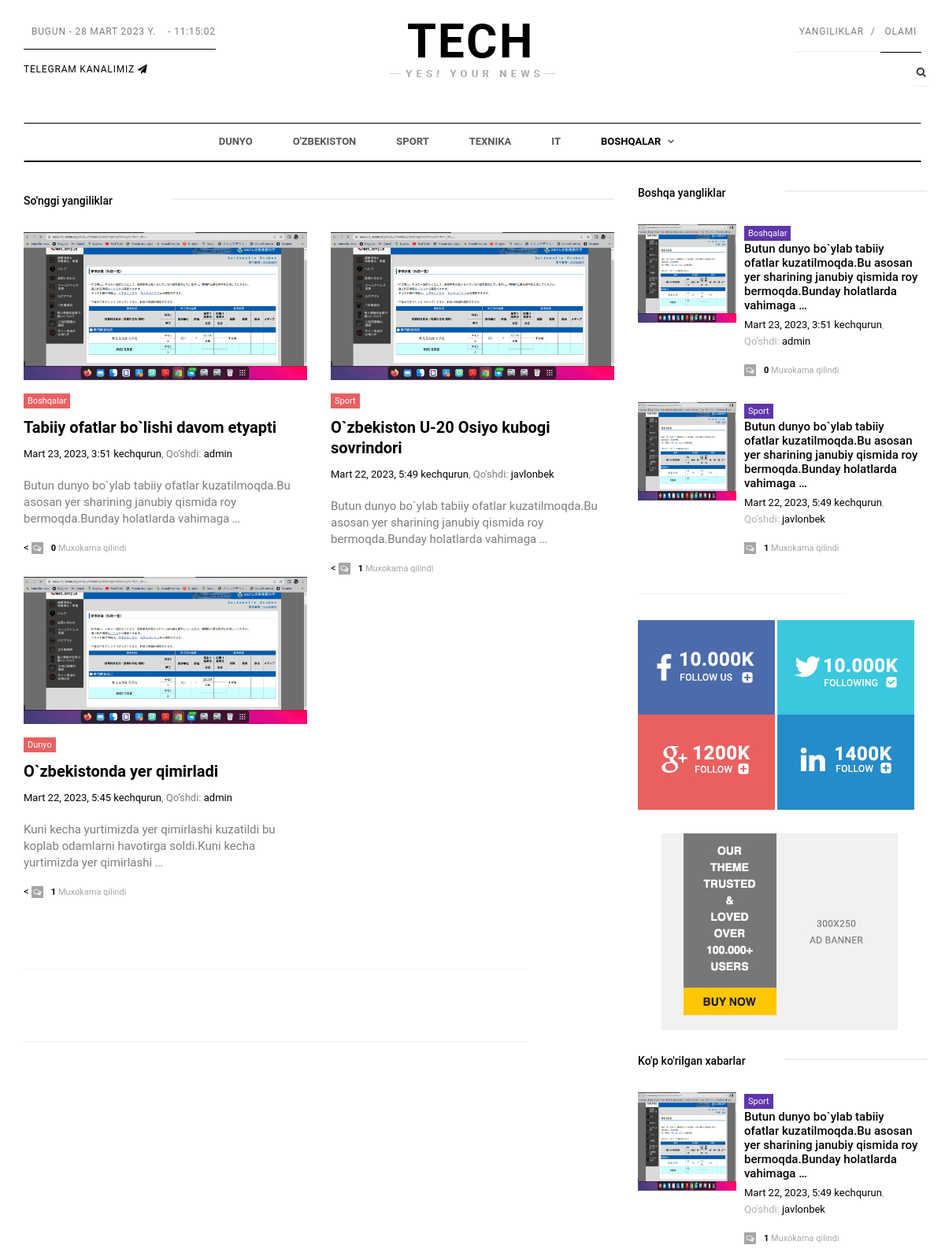
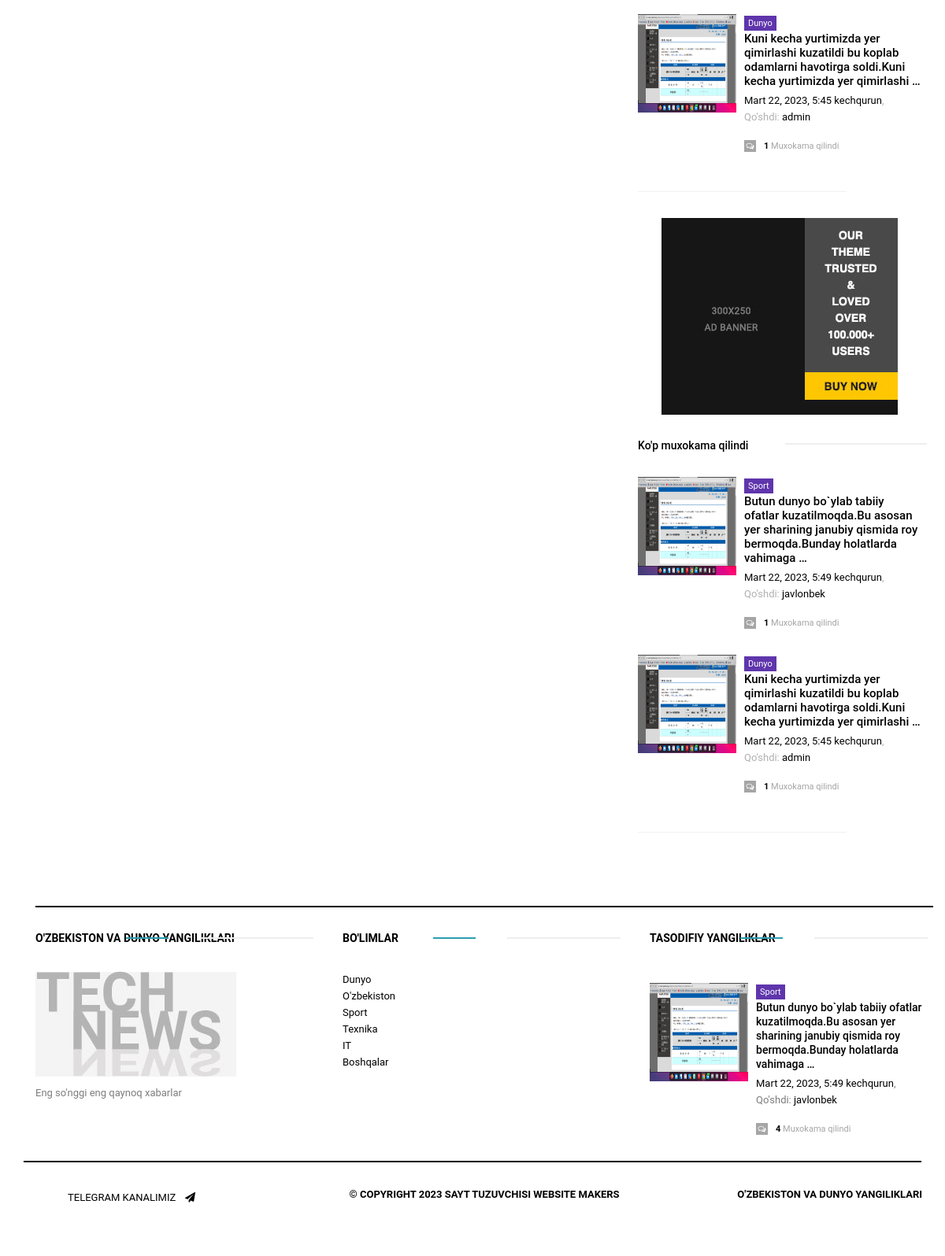
Before: / with the older database file (2 pictures, top to bottom).
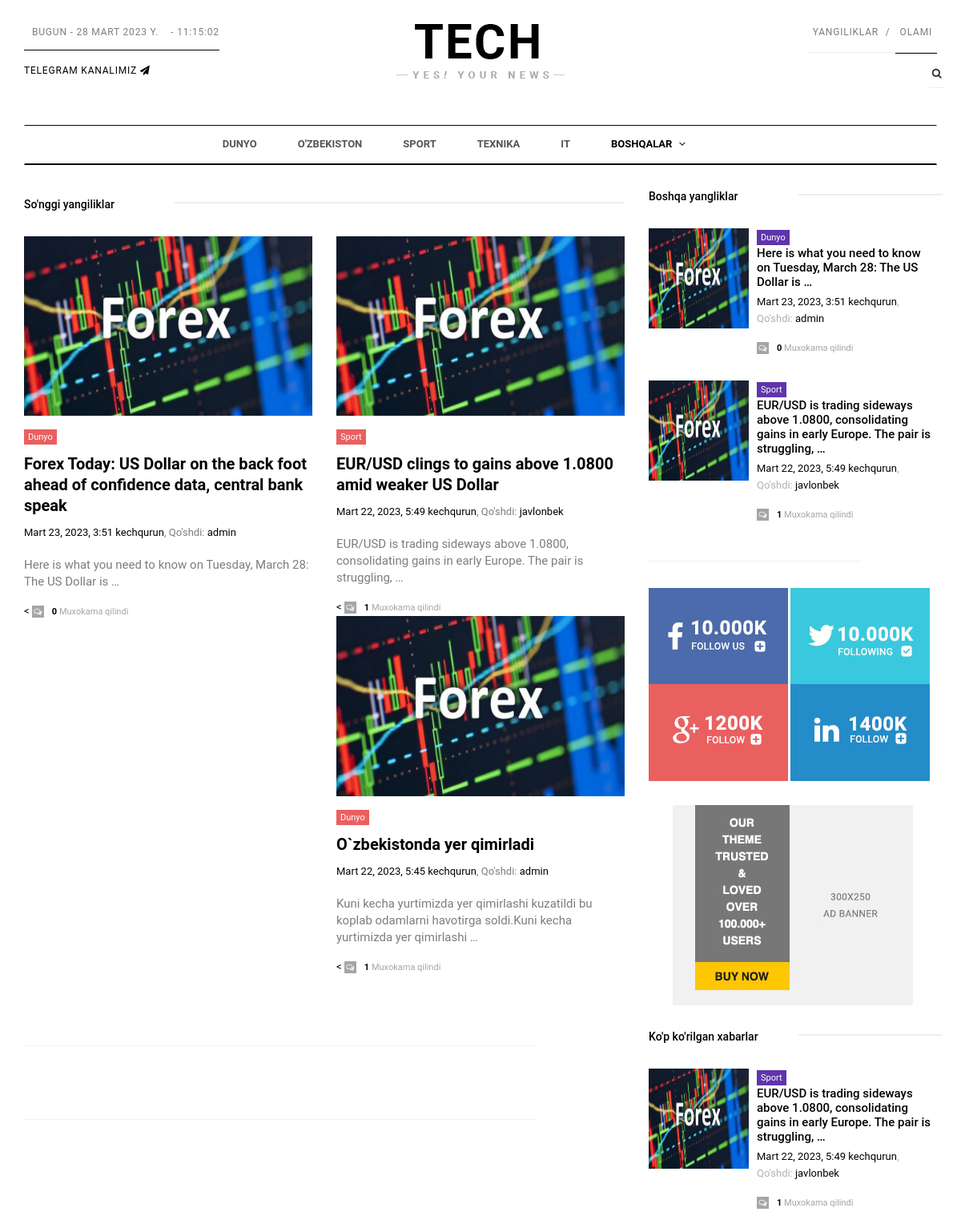
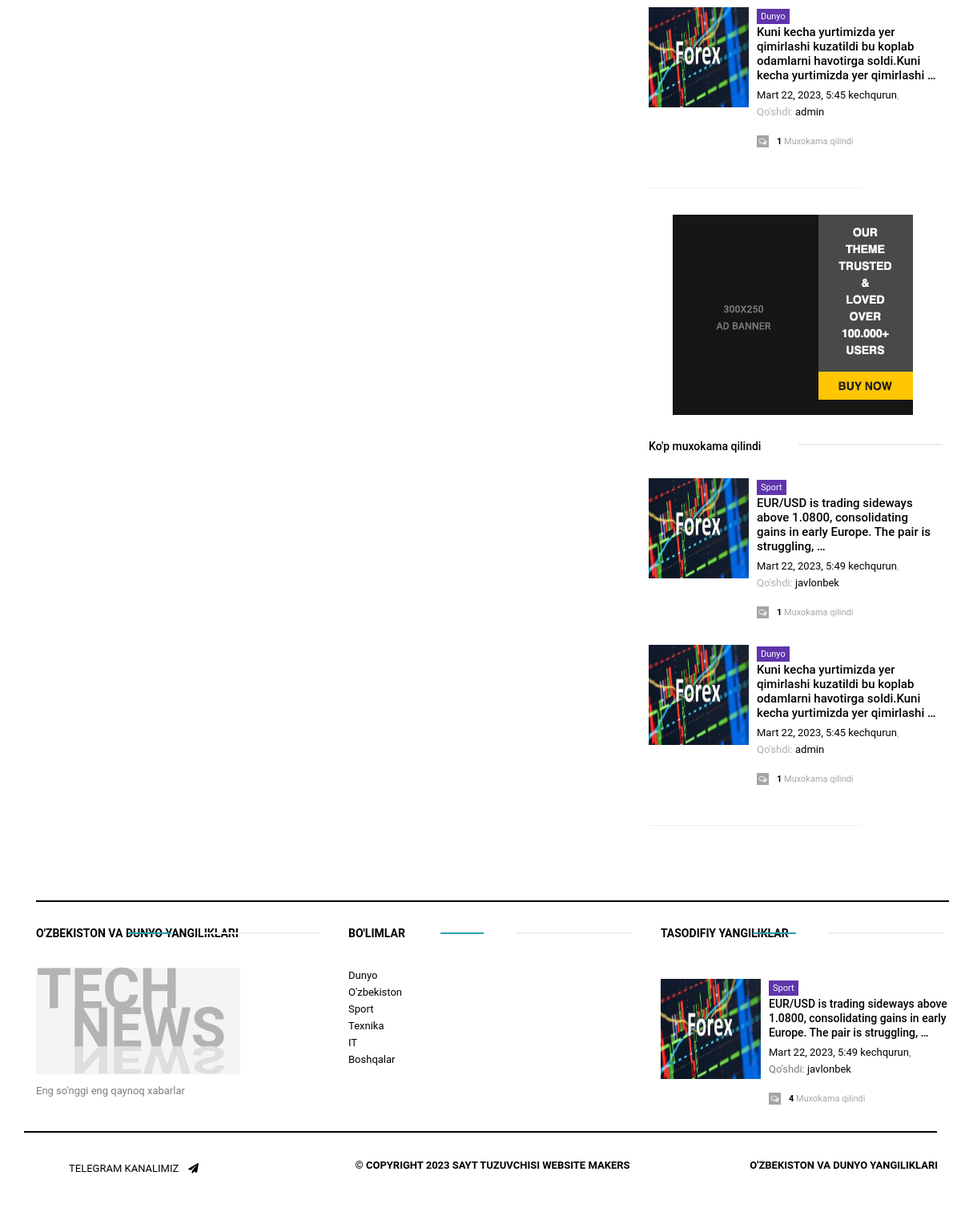
After: the same page with the newer database file (2 pictures, top to bottom).
### mynews/models.py (models this page shows, shortened)
class Category(models.Model):
	title = models.CharField('Kategoriya nomi *',max_length=50)
	slug = models.SlugField('Kalit so`z *',max_length=25, blank=True)
	class Meta:
		verbose_name = 'Kategoriya'
		verbose_name_plural = 'Kategoriyalar'
	def __str__(self):
		return "{}".format(self.title)
	def get_absolute_url(self):
		return reverse ('mynews:category_view', kwargs={'category_slug':self.slug})

class News(models.Model):
	category = models.ForeignKey(Category, on_delete = models.CASCADE, verbose_name="Kategoriya *")
	subcategory = models.ForeignKey(SubCategory, on_delete = models.PROTECT, verbose_name="SubKategoriya ",blank=True, null=True)
	title = models.CharField('Yanglik nomi *',max_length=90)
	slug = models.SlugField('Kalit so`z *',max_length=25)
	description = models.TextField('Yanglik matni *',max_length=1550)
	views = models.PositiveIntegerField("Ko'rildi",default=0, blank=True)
	home = models.BooleanField("Bosh saxifaga",default=False)
	popular = models.BooleanField("Populyar",default=False)
	slider = models.BooleanField("Sliderga",default=False)
	shared = models.PositiveIntegerField("Ulashishlar soni",default=0, blank=True)
	comment = models.PositiveIntegerField("Muxokamalar soni",default=0, blank=True)
	info = models.CharField('Qisqa ma`lumot masalan yangi,new,ko`p ko`rildi kabi',max_length=5, blank=True)
	image_one = models.ImageField("Foto bosh saxifaga N:1 850x630px",upload_to=image_folder, blank=True)
	image_two = models.ImageField("Foto bosh saxifaga N:2 670x390", upload_to=image_folder,blank=True)
	image_there = models.ImageField("Foto boshqalar N:3 700x600*", upload_to=image_folder,blank=True)
	added = models.ForeignKey(settings.AUTH_USER_MODEL, on_delete=models.CASCADE,null=True , verbose_name="Qo'shdi")
	avialable = models.BooleanField("Status",default=True)
	reg_data = models.DateTimeField("Qo'shilgan sana",auto_now_add=True)
	updated = models.DateField("Yangilandi",auto_now=True)
	class Meta:
		verbose_name = 'Yangilik'
		verbose_name_plural = 'Yangiliklar'
	def __str__(self):
		return "{}".format(self.title)
	def get_absolute_url(self):
		return reverse ('mynews:news_view', kwargs={'news_slug':self.slug})

### mynews/views.py (the view)
# urls.py: path('',views.IndexView.as_view(), name="index" ),
class IndexView(View):
	def get(self, request):
		return render(request, 'index.html' )

### templates/index.html (shortened to what this page needs)
{% extends 'wrapper.html'%}
{% load static %}
{% block content %}
<section id="category_section" class="category_section">
<div class="container">
<div class="row">
<div class="col-md-8">
<div class="category_section tablet">
    <div class="article_title header_pink">
        <h3><a href="#" target="self">So'nggi yangiliklar</a></h3>
    </div>
    <div class="category_article_wrapper">
        <div class="row">
            {% if last_4 %}
            {% for n in  last_4 %}
            <div class="col-md-6">
                <div class="category_article_body">
                    <div class="top_article_img">
                        <a href="{{ n.get_absolute_url}}" target="_self"><img class="img-responsive" src="{{ n.image_one.url }}"
                                                                   alt="feature-top">
                        </a>
                    </div>
                    <span class="tag pink"><a href="{{ n.category.get_absolute_url }}" target="_self">{{ n.category }}</a></span>
                    <div class="category_article_title">
                        <h2><a href="{{ n.get_absolute_url }}" target="_self">{{ n }} </a></h2>
                    </div>
                    <div class="article_date"><a href="#">{{ n.reg_data}}</a>, Qo'shdi: <a href="#">{{ n.added }}</a></div>
                    <div class="category_article_content">
                       {{ n.description|truncatewords:15}}
                    </div>
                    <div class="media_social">
                        <
                        <span><i class="fa fa-comments-o"></i><a href="#">{{ n.comment }}</a> Muxokama qilindi</span>
                    </div>
                </div>
            </div>
            {% endfor %}
            {% endif %}
        </div>
        <br>
    </div>
<br><br>
</div>
</div>
<div class="col-md-4">
<div class="widget">
    <div class="widget_title widget_black">
        <h3><a href="#">Boshqa yangliklar</a></h3>
    </div>
    {% if popular %}
    {% for n in popular %}
   <div class="media">
                    <div class="media-left">
            <a href="#"><img class="media-object" src="{{ n.image_one.url}}"
                                       width="125" height="125" alt="Generic placeholder image"></a>
                    </div>
                    <div class="media-body">
                        <span class="tag purple">{{ n.category }}</span>
                        <h3 class="media-heading"><a href="{{ n.get_absolute_url}}" target="_self">{{ n.description|truncatewords:15}}</a></h3>
                        <span class="media-date"><a href="#">{{ n.reg_data}}</a>, Qo'shdi: <a href="#">{{ n.added }}</a></span>
                        <div class="media_social">
                            <span><a href="#"><i class="fa fa-comments-o"></i>{{ n.comment }}</a> Muxokama qilindi</span>
                        </div>
                    </div>
                </div>
                {% endfor %}
            {% endif %}
</div>
<div class="widget hidden-xs m30">
    <img class="img-responsive adv_img" src="assets/img/right_add1.jpg" alt="">
    <img class="img-responsive adv_img" src="assets/img/right_add2.jpg" alt="">
    <img class="img-responsive adv_img" src="assets/img/right_add3.jpg" alt="">
    <img class="img-responsive adv_img" src="assets/img/right_add4.jpg" alt="">
</div>
<div class="widget hidden-xs m30">
    <img class="img-responsive widget_img" src="assets/img/right_add5.jpg" alt="">
</div>
<div class="widget reviews m30">
    <div class="widget_title widget_black">
        <h3><a href="#">Ko'p ko'rilgan xabarlar</a></h3>
    </div>
    {% if reviews %}
    {% for n in reviews %}
   <div class="media">
                    <div class="media-left">
            <a href="#"><img class="media-object" src="{{ n.image_one.url}}"
                                       width="125" height="125" alt="Generic placeholder image"></a>
                    </div>
                    <div class="media-body">
                        <span class="tag purple">{{ n.category }}</span>
                        <h3 class="media-heading"><a href="{{ n.get_absolute_url}}" target="_self">{{ n.description|truncatewords:15}}</a></h3>
                        <span class="media-date"><a href="#">{{ n.reg_data}}</a>, Qo'shdi: <a href="#">{{ n.added }}</a></span>
                        <div class="media_social">
                            <span><a href="#"><i class="fa fa-comments-o"></i>{{ n.comment }}</a> Muxokama qilindi</span>
                        </div>
                    </div>
                </div>
                {% endfor %}
            {% endif %}
</div>
<div class="widget hidden-xs m30">
    <img class="img-responsive widget_img" src="assets/img/right_add6.jpg" alt="">
</div>
<div class="widget m30">
    <div class="widget_title widget_black">
        <h3><a href="#">Ko'p muxokama qilindi</a></h3>
    </div>
    {% if reviews %}
    {% for n in reviews %}
   <div class="media">
        <div class="media-left">
            <a href="#">
            <img class="media-object" src="{{ n.image_one.url}}"
                                       width="125" height="125" alt="Generic placeholder image">
                                   </a>
                    </div>
                    <div class="media-body">
                        <span class="tag purple">{{ n.category }}</span>
                        <h3 class="media-heading"><a href="{{ n.get_absolute_url}}" target="_self">{{ n.description|truncatewords:15}}</a></h3>
                        <span class="media-date"><a href="#">{{ n.reg_data}}</a>, Qo'shdi: <a href="#">{{ n.added }}</a></span>
                        <div class="media_social">
                            <span><a href="#"><i class="fa fa-comments-o"></i>{{ n.comment }}</a> Muxokama qilindi</span>
                        </div>
                    </div>
                </div>
                {% endfor %}
            {% endif %}
</div>
</div>
</div>
</div>
</section>
{% endblock %}

### templates/wrapper.html (shortened to what this page needs)
<!DOCTYPE html>
{% load static %}
<html>
<head>
<link href="{% static 'assets/css/bootstrap.min.css' %}" rel="stylesheet">
<link href="{% static 'assets/fonts/font-awesome/font-awesome.min.css' %}" rel="stylesheet">
<link href="{% static 'assets/css/mobile-menu.css' %}" rel="stylesheet">
<link href="{% static 'assets/css/owl.carousel.css' %}" rel="stylesheet">
<link href="{% static 'assets/css/glip.css' %}" rel="stylesheet">
<link href="{% static 'assets/css/owl.theme.default.min.css' %}" rel="stylesheet">
<link href="{% static 'assets/css/style.css' %}" rel="stylesheet">
</head>
<body id="page-top" data-spy="scroll" data-target=".navbar">
<div id="main-wrapper">
<div class="uc-mobile-menu-pusher">
<div class="content-wrapper">
<section id="header_section_wrapper" class="header_section_wrapper">
<div class="container">
<div class="header-section">
<div class="row">
<div class="col-md-4">
<div class="left_section">
       <span class="date">
  <span class="breadcrumb-item "style="padding-left: 10px;"><span id="doc_time">
</span>
</span>
<div class="social">
 <a class="icons-sm fb-ic" href="#">Telegram kanalimiz <i class="fa fa-send"></i></a>
</div>
</div>
</div>
<div class="col-md-4">
<div class="logo">
<a href="{% url 'mynews:index' %}"><img src="{% static 'assets/img/logo.png' %}" alt="Tech NewsLogo"></a>
</div>
</div>
<div class="col-md-4">
<div class="right_section">
<ul class="nav navbar-nav">
<li><a href="#">Yangiliklar</a></li>
<li><a href="#">Olami</a></li>
</ul>
<ul class="nav-cta hidden-xs">
<li class="dropdown"><a href="#" data-toggle="dropdown" class="dropdown-toggle"><i
class="fa fa-search"></i></a>
</li>
</ul>
</div>
</div>
</div>
</div>
<div class="navigation-section">
<nav class="navbar m-menu navbar-default">
<div class="container">
<div class="collapse navbar-collapse" id="#navbar-collapse-1">
<ul class="nav navbar-nav main-nav">
    {% for c in categories %}
{% if c.subcategory_set.all %}
<li class="dropdown m-menu-fw"><a href="{{ c.get_absolute_url }}" data-toggle="dropdown" class="dropdown-toggle">{{ c }}
<span><i class="fa fa-angle-down"></i></span></a>
</li>
{% else %}
<li class="active"><a href="{{ c.get_absolute_url }}">{{ c }}</a></li>
{% endif %}
{% endfor %}
</ul>
</div>
</div>
</nav>
</div>
</div>
</section>
{% block content %}
{% endblock %}
<section id="footer_section" class="footer_section">
    <div class="container">
        <hr class="footer-top">
        <div class="row">
            <div class="col-md-4">
                <div class="footer_widget_title"><h3><a href="category.html" target="_self">O'ZBEKISTON VA DUNYO YANGILIKLARI</a></h3></div>
                <div class="logo footer-logo">
                    <a title="fontanero" href="index.html">
                        <img src="{% static 'assets/img/tech_about.jpg' %}" alt="technews">
                    </a>
                    <p>Eng so'nggi eng qaynoq xabarlar</p>
                </div>
            </div>
            <div class="col-md-4">
                <div class="footer_widget_title">
                    <h3><a href="category.html" target="_self">Bo'limlar</a></h3>
                </div>
                <div class="row">
                    <div class="col-xs-12">
                        <ul class="list-unstyled left">
                            {% for c in categories %}
                            <li><a href="{{ c.get_absolute_url}}">{{ c }}</a></li>
                            {% endfor %}
                        </ul>
                    </div>
                </div>
            </div>
            <div class="col-md-4">
                <div class="footer_widget_title">
                    <h3><a href="#" target="_self">Tasodifiy yangiliklar</a></h3>
                </div>
               {% if footer %}
    {% for n in footer %}
   <div class="media">
                    <div class="media-left">
            <a href="{{ n.get_absolute_url}}"><img class="media-object" src="{{ n.image_one.url}}"
                                       width="125" height="125" alt="Generic placeholder image"></a>
                    </div>
                    <div class="media-body">
                        <span class="tag purple">{{ n.category }}</span>
                        <h3 class="media-heading"><a href="{{ n.get_absolute_url}}" target="_self">{{ n.description|truncatewords:15}}</a></h3>
                        <span class="media-date"><a href="{{ n.get_absolute_url}}">{{ n.reg_data}}</a>, Qo'shdi: <a href="#">{{ n.added }}</a></span>
                        <div class="media_social">
                            <span><a href="#"><i class="fa fa-comments-o"></i>4</a> Muxokama qilindi</span>
                        </div>
                    </div>
                </div>
                {% endfor %}
            {% endif %}
            </div>
        </div>
    </div>
    <div class="footer_bottom_Section">
        <div class="container">
            <div class="row">
                <div class="footer">
                    <div class="col-sm-3">
                        <div class="social">
                            <a class="icons-sm fb-ic">Telegram kanalimiz <i class="fa fa-send"></i></a>
                        </div>
                    </div>
                    <div class="col-sm-6">
                        <p>&copy; Copyright 2023 Sayt  Tuzuvchisi   <a href="http://instagram.com/j.torajonov">Website makers</a> </p>
                    </div>
                    <div class="col-sm-3">
                        <p>O'zbekiston va Dunyo yangiliklari</p>
                    </div>
                </div>
            </div>
        </div>
    </div>
</section>
</div>
</div>
<div class="uc-mobile-menu uc-mobile-menu-effect">
    <div>
        <div>
<div class="head-search">
    <form role="form">
        <div class="input-group" style="padding-top:10px; width:92%; margin:0px auto;">
                   placeholder="Kalit so'zni kiriting"> <span class="input-group-btn">
        <button type="submit" style="height:35px;" class="btn btn-primary">Qidiruv</button></span>
    </div>
    </form>
</div>
            <ul id="menu">
                {% for c in categories %}
                {% if c.subcategory_set.all %}
                           <li class="dropdown m-menu-fw"><a href="#" data-toggle="dropdown" class="dropdown-toggle">{{ c }}
                    <span></span></a>
                </li>
                {% else %}
                <li class="active"><a href="{{ c.get_absolute_url }}">{{ c }}</a></li>
              {% endif %}
              {% endfor %}
            </ul>
        </div>
    </div>
</div>
</div>
</body>
</html>

Changed rows visible on the page:
changed News: image_one: a different picture; category "Boshqalar" → "Dunyo"; title "Tabiiy ofatlar bo`lishi davom etyapti" → "Forex Today: US Dollar on the back foot ahead of confidence data, central bank speak"; description "Butun dunyo bo`ylab tabiiy ofatlar kuzatilmoqda.Bu asosan yer sharining janubiy qismida roy bermoqda.Bunday holatlarda vahimaga …" → "Here is what you need to know on Tuesday, March 28: The US Dollar is …"
changed News "javlonbek": image_one: a different picture; title "O`zbekiston U-20 Osiyo kubogi sovrindori" → "EUR/USD clings to gains above 1.0800 amid weaker US Dollar"; description "Butun dunyo bo`ylab tabiiy ofatlar kuzatilmoqda.Bu asosan yer sharining janubiy qismida roy bermoqda.Bunday holatlarda vahimaga …" → "EUR/USD is trading sideways above 1.0800, consolidating gains in early Europe. The pair is struggling, …"
changed News "O`zbekistonda yer qimirladi": image_one: a different picture
